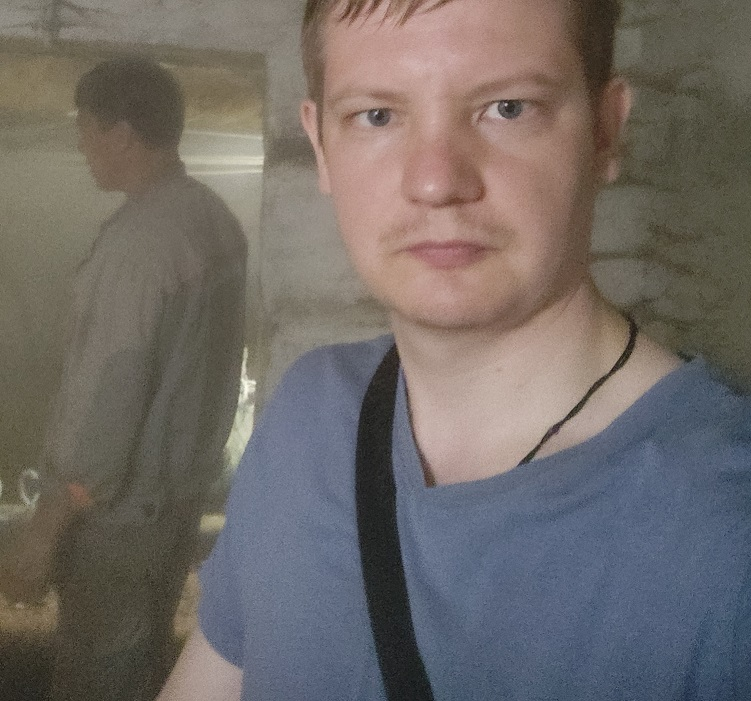
#> input picture simpl.jpg, 751 x 701 px
$ python face.py
#> lines starting #> are read from the running program, lines starting #| are printed output that depends on the picture; after the words box and inside, x2 and y2 are one past the last pixel; in counts of white or black regions, pixels touching at a corner belong together
#coding=utf8
import cv2

# извлечем все данные из файла классификатора каскада лиц
face_cascade = cv2.CascadeClassifier(r'C:/Python_work/GIt-simpl/raspozn/haarcascade_frontalface_default.xml')
# загружаем изображение для поиска лица в градции серого
img = cv2.imread("simpl.jpg")
#> img is the input picture: shape (701, 751, 3); mean B, G, R 102.6, 106.2, 112.4
gray = cv2.cvtColor(img, cv2.COLOR_BGR2GRAY)
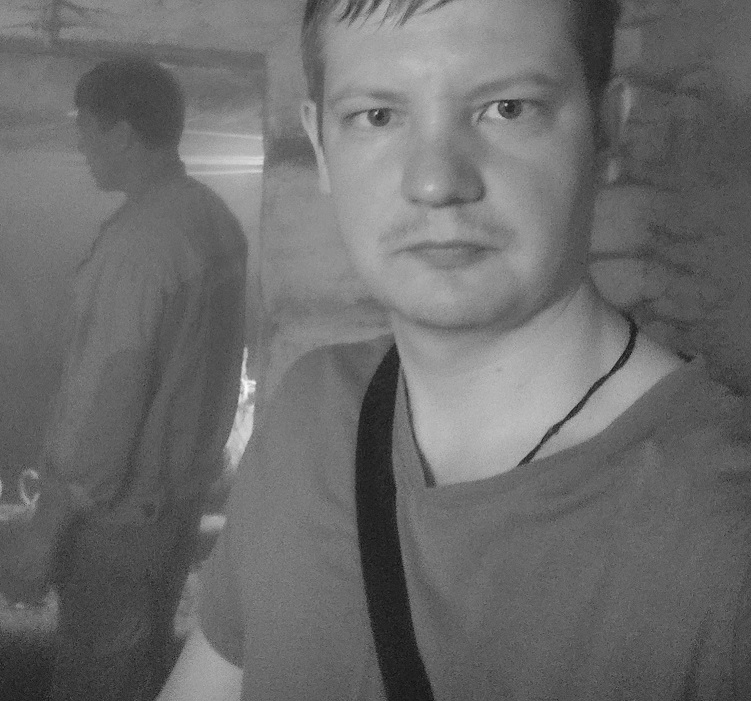
#> gray: shape (701, 751); min 13, max 252, mean 107.6
print(gray.shape)
#| (701, 751)
# следующая функция будет производить поиск лица на изобраении.
# На вход принимает 6 параметров среди которых только первый обязвтельный.
# Воспользцемся перывми трея парамтерами:
#   1) восмибитная матрица изображения (другими словами картинка в градации серго)
#   2) коэффициент отвечает за количество уменьшения изображения ( чем меньше знчение, тем дольше, но качественнее работает алгоритм)
#   3) коэффициент обнаружения ( чем больше число, тем меньше образов сможет обнаружить алгоритм(размер рамски). Число должно быть нечетным)
faces = face_cascade.detectMultiScale(gray, 1.3, 5)
#> faces = [[285, 7, 306, 306]]

# если лица будут обнаружены ф-ция вернет прямоугольник заданный четырмя параметрами.
# Первые два это начало координат(верхний левый угол) остальные два параметра это ширина и высота Rect(x,y,w,h)
# поэтому цикдом for  пройдемся по всем найденным прямоугольникам и доресуем их на исходном изображении
for (x, y, w,h) in faces:
    # прямоугольники будем прорисовывать на изображении с помощью функции rectangle. Данная функция принимает на вход 5 параметров:
    # 1) изображение на котлором нужно гнарисовать прямоугольник
    # 2) начальная точка. Левый верхний угол предстаялется котежем координат (x,y)
    # 3) конечная точка - парвый нижний угол . представялес кортежем координат (x+w, y+h)
    # 4) цвет контура задается картежем в стиде r, g, b (r, g, b)Т.е. три часла от 0 до 255
    # 5) толщина контура. Натруральбное число -количество пикселей.
    cv2.rectangle(img, (x,y), (x+w, y+h), (0, 255, 0), 5)
#> this loop made 1 pass
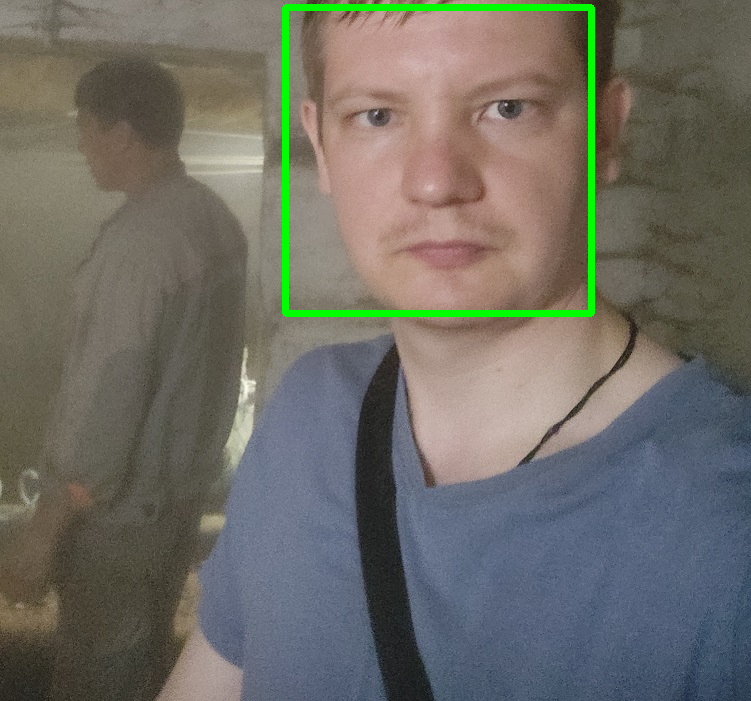
#> img: shape (701, 751, 3); 1.62% of pixels changed, all inside (x1, y1, x2, y2) = (282, 4, 595, 317)
# отобразим полученное изображение с выделенными лицами
cv2.imshow('Hello', img)
# задержка выполения программы до нажатия любой клавиши
cv2.waitKey(0)
# закрываем все созданнве окна
cv2.destroyAllWindows()
